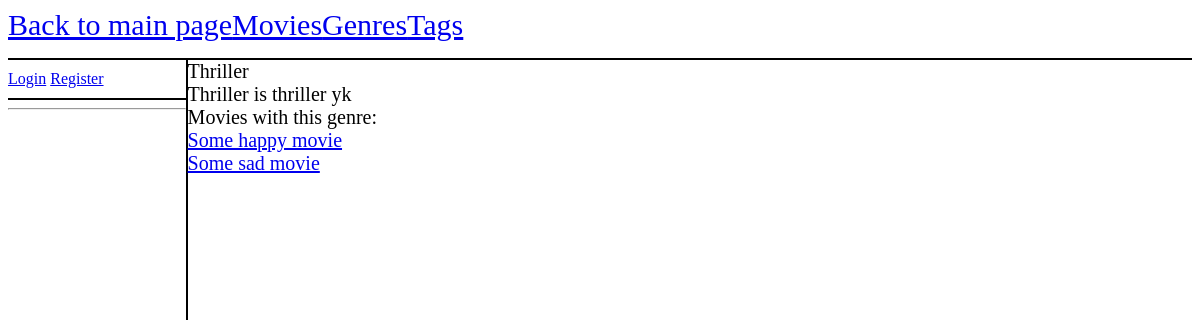
Screenshot of /movies/genre/2/ with the database file from the repository.
### movies/models.py (models this page shows, shortened)
class Genre(models.Model):
    name = models.CharField(max_length=100)
    description = models.TextField(max_length=500)

class Movie(models.Model):
    name = models.CharField(max_length=100)
    description = models.TextField(max_length=500)
    created_at = models.DateTimeField(auto_now_add=True)
    updated_at = models.DateTimeField(auto_now=True)
    created_by = models.ForeignKey(User, on_delete=models.SET_NULL, null=True, related_name='movies_created')
    updated_by = models.ForeignKey(User, on_delete=models.SET_NULL, null=True, related_name='movies_updated')
    public = models.BooleanField(default=False)
    genres = models.ManyToManyField(Genre)
    tags = models.ManyToManyField(Tag)
    def __str__(self):
        return self.name

### movies/views.py (the view)
# urls.py: path("genre/<int:genre_id>/", views.genre_detail, name="genre_detail"),
def genre_detail(request, genre_id):
    context = {}
    genre = get_object_or_404(Genre, pk=genre_id)
    movies = genre.movie_set.all()
    context["genre"] = genre
    context["movies"] = movies
    return render(request, "movies/genre_detail.html", context)

### movies/templates/movies/genre_detail.html (shortened to what this page needs)
{% extends 'movies/template.html' %}
{% block left_panel %}
    <hr/>
{% endblock left_panel %}
{% block content %}
    <div class = "right-panel">
        {{ genre.name }}<br/>
        {{ genre.description }}<br/>
        Movies with this genre:<br/>
        {% for movie in movies %}
            <a href="{% url 'movie_detail' movie.id %}">{{ movie }}</a></br>
        {% endfor %}
    </div>
{% endblock content %}

### movies/static/styles/main.css (style rules this page uses)
body { background-color: white; }
.right-panel { float:left; width: 84%; height:90%; font-size: 20px; }

### rows the page displays
Genre: name "Thriller", description "Thriller is thriller yk"
Movie: name "Some happy movie"
Movie: name "Some sad movie"
